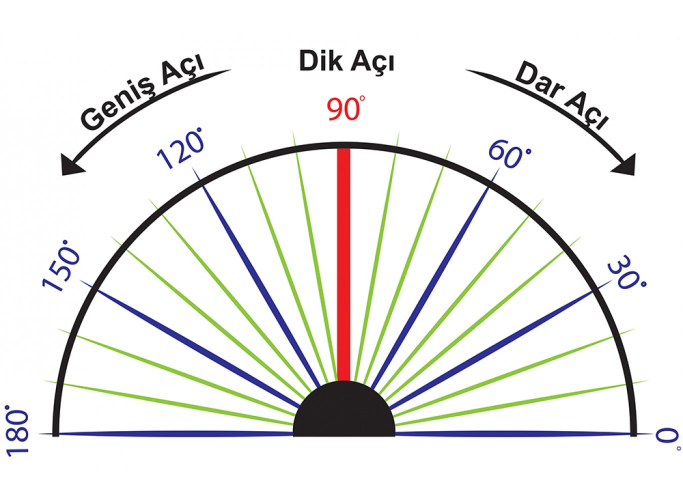
#> input picture İleri Seviye/Açı Bulucu ve Mouse Çizimi/angles.png, 1366 x 1000 px (shown at 1/2 size)
$ python angle_finder.py
#> lines starting #> are read from the running program, lines starting #| are printed output that depends on the picture
import cv2
import numpy as np
import math

img = cv2.imread("angles.png")
#> img is the input picture: shape (1000, 1366, 3); mean B, G, R 232.7, 234, 234.4
img = cv2.resize(img,(1080,720))
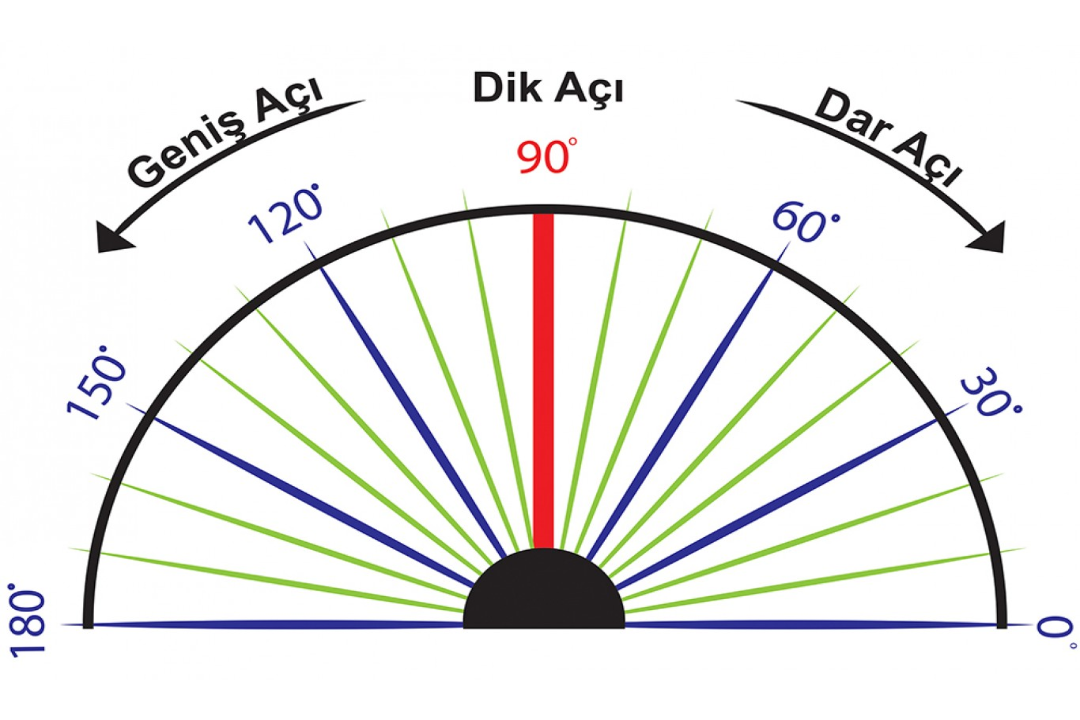
#> img: shape (720, 1080, 3); mean B, G, R 232.6, 234, 234.4

points_list = []

def mousePoints(event,x,y,flags,parameters):
    if event == cv2.EVENT_LBUTTONDOWN:
        cv2.circle(img,(x,y),5,[0,0,255],cv2.FILLED)

        size = len(points_list)
        if size != 3 and size != 0:
            pts = tuple(points_list[size-1])
            cv2.line(img,pts,(x,y),[255,0,0],2)

        points_list.append([x,y])
        print(points_list)

def getAngle(points_list):
    x1,y1 = points_list[0]
    x2,y2 = points_list[1]
    x3,y3 = points_list[2]

    m1 = (y2-y1) / (x2-x1)
    m2 = (y2-y3) / (x2-x3)

    tan_alfa = abs( (m1-m2) / (1 + m1*m2) )
    radyan_angle = math.atan(tan_alfa)
    angle = round(math.degrees(radyan_angle))

    return angle

while True:
    cv2.imshow("original",img)
    cv2.setMouseCallback("original",mousePoints)

    if len(points_list) % 3 == 0 and len(points_list) != 0:
        angle = getAngle(points_list)
        points = tuple(points_list[1])
        cv2.putText(img,str(angle),points,cv2.FONT_HERSHEY_DUPLEX,1,[0,0,255])
        points_list = []

    if cv2.waitKey(1) == ord('c'):   #clear
#> (key Esc is pressed here)
        points_list = []
        img = cv2.imread("angles.png")
        img = cv2.resize(img,(1080,720))

    if cv2.waitKey(1) == 27:
#> (key Esc is pressed here)
        break

cv2.destroyAllWindows()

$ run again, with İleri Seviye/Açı Bulucu ve Mouse Çizimi/2 çizgi arası açı ve tan denklemi.png copied over İleri Seviye/Açı Bulucu ve Mouse Çizimi/angles.png
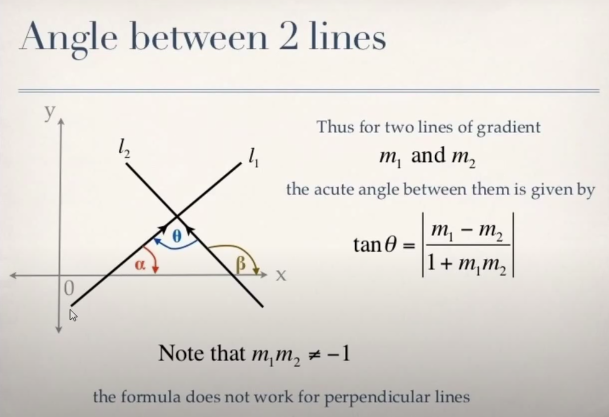
#> input picture İleri Seviye/Açı Bulucu ve Mouse Çizimi/2 çizgi arası açı ve tan denklemi.png, 1218 x 834 px (shown at 1/2 size)
#> img is the input picture: shape (834, 1218, 3); mean B, G, R 215.8, 220.8, 224.6
#> `img = cv2.resize(img,(1080,720))`:
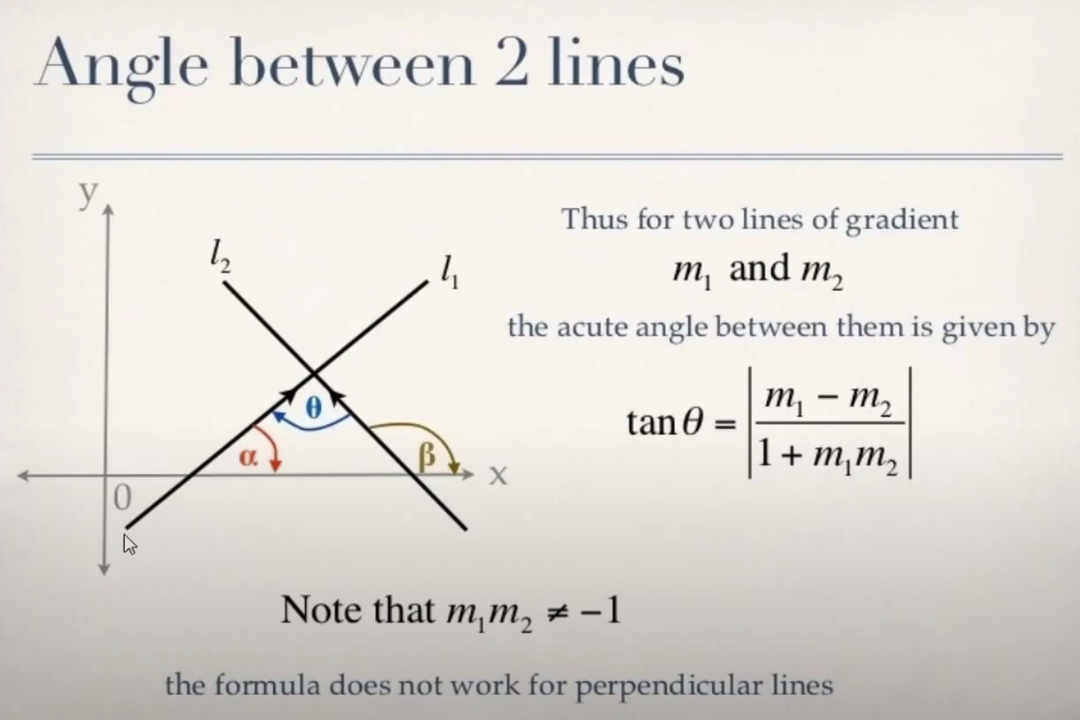
#> img: shape (720, 1080, 3); mean B, G, R 215.7, 220.7, 224.6

$ run again, with İleri Seviye/Açı Bulucu ve Mouse Çizimi/denklem.jpg saved as İleri Seviye/Açı Bulucu ve Mouse Çizimi/angles.png
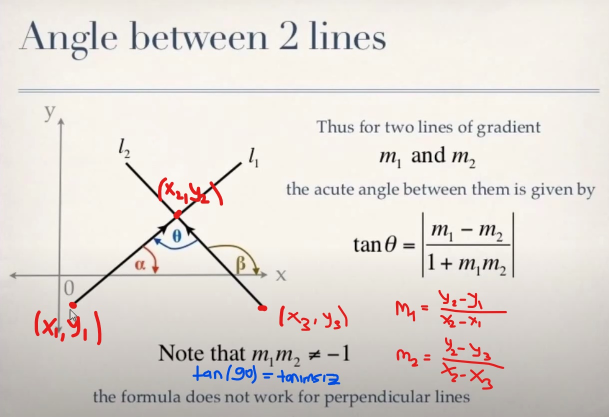
#> input picture İleri Seviye/Açı Bulucu ve Mouse Çizimi/denklem.jpg, 1218 x 834 px (shown at 1/2 size)
#> img is the input picture: shape (834, 1218, 3); mean B, G, R 213.6, 218.6, 224.2
#> `img = cv2.resize(img,(1080,720))`:
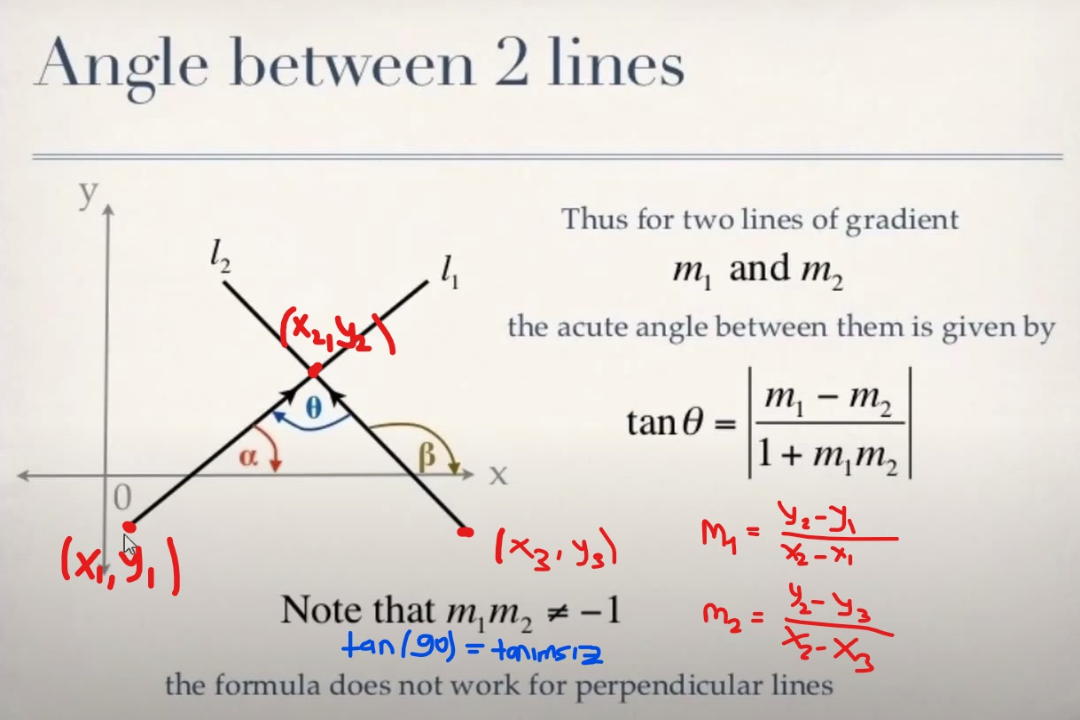
#> img: shape (720, 1080, 3); mean B, G, R 213.6, 218.5, 224.1
